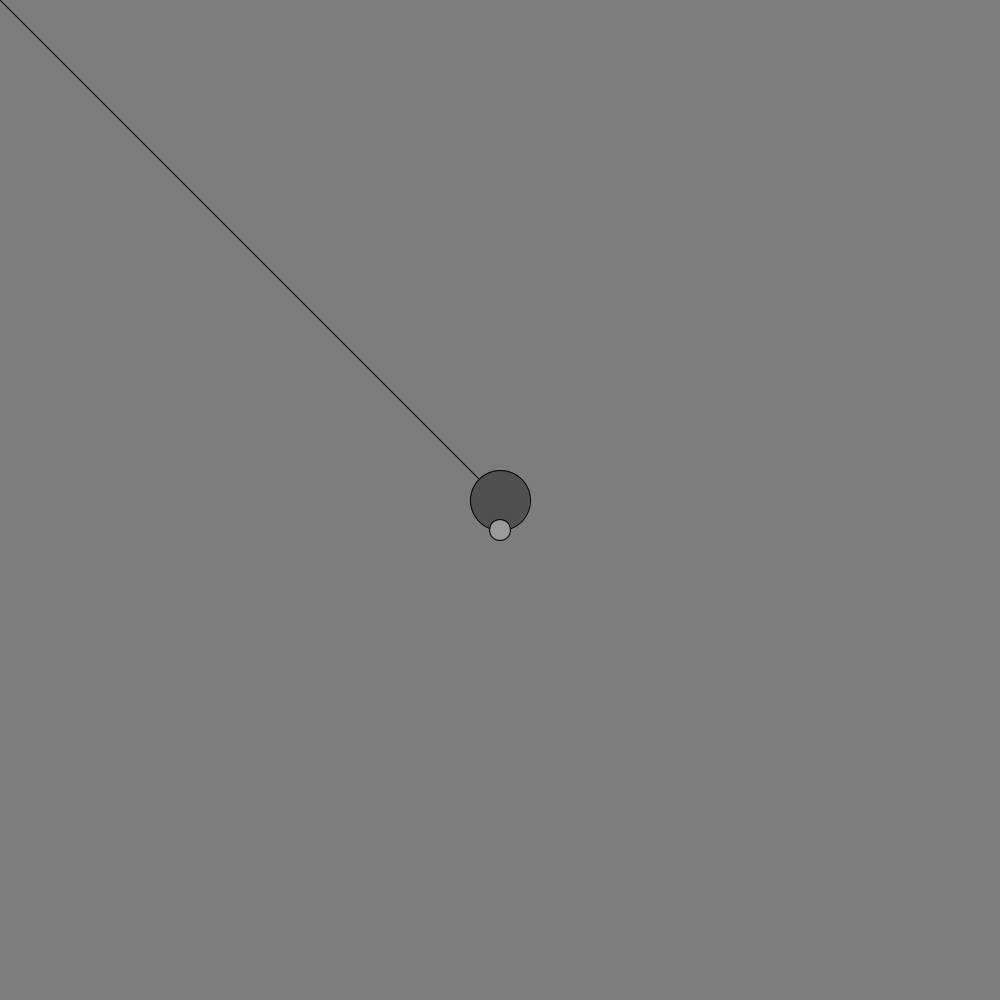
Frame 1 (no input)
Frame 60 (the mouse pressed at the canvas centre just before this capture): identical to frame 1, image omitted
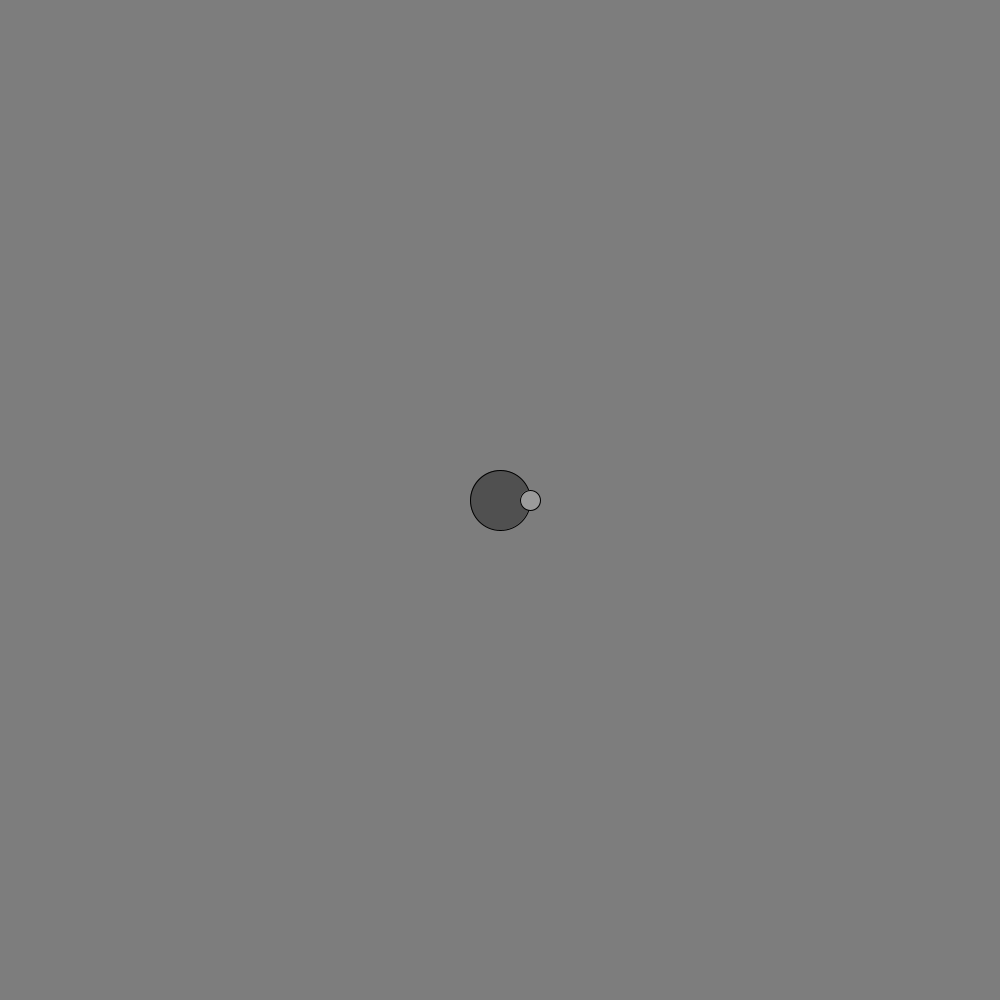
Frame 120 (the mouse held since frame 60 and released just before this capture)

The Processing sketch that drew these frames (run headless with seeded random() and noise(); from frame 60 on, the mouse is pressed at the canvas centre):

// Processing sketch: googleEyes
// ── googleEyes.pde
Eye eL, eR;

void setup (){
  size(1000, 1000);
  eL = new Eye(width/2, height/2, 60);
}

void draw(){
  eL.display();
}
// ── Eye.pde
class Eye {
  PVector location;
  PVector locationIris;
  float size;
  float r;
  float angle;
  
  Eye(float _x, float _y, float _size){
    location = new PVector(_x, _y);
    locationIris = new PVector(_x, _y);
    size = _size;
    angle = 0;
    r = 30;
  }
  
  void display(){
    PVector mouse = new PVector(mouseX, mouseY); 
    PVector newLoc = location.copy();
    newLoc.sub(mouse);//Get the position of the mouse from the center
    background(125);
    line(width/2, height/2, mouse.x, mouse.y);
  
    angle = newLoc.heading(); //Get the angle of the "ball" from the center 

    float x = r * cos(angle);
    float y = r * sin(angle);
    
    
    pushMatrix(); //Draw the big circle
    translate(location.x, location.y);
    fill(80);
    ellipse(0, 0, size, size);
    popMatrix();
    
    
    pushMatrix(); //Draw the little circle
    fill(155);
    translate(location.x, location.y);
    rotate(angle);
    ellipse(x, y, size-40, size-40);
    popMatrix();
  }
}
